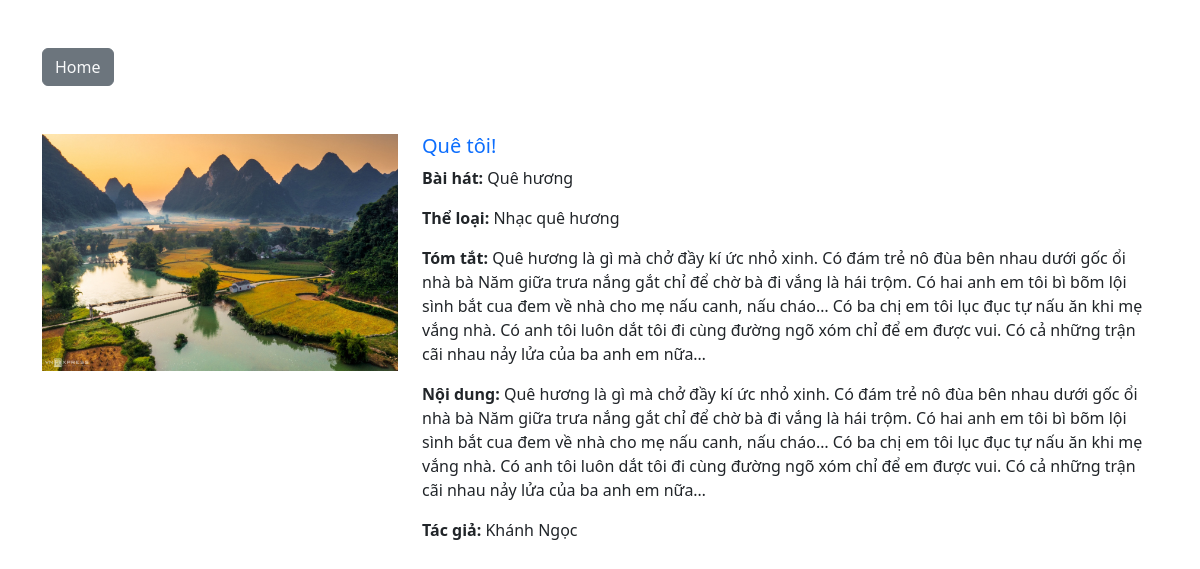
/detail.php?ma_bviet=4, run on the app's committed database.
### tables this page shows
CREATE TABLE `baiviet` (
  `ma_bviet` int(10) UNSIGNED NOT NULL,
  `tieude` varchar(200) NOT NULL,
  `ten_bhat` varchar(100) NOT NULL,
  `ma_tloai` int(10) UNSIGNED NOT NULL,
  `tomtat` text NOT NULL,
  `noidung` text DEFAULT NULL,
  `ma_tgia` int(10) UNSIGNED NOT NULL,
  `ngayviet` datetime NOT NULL DEFAULT current_timestamp(),
  `hinhanh` varchar(200) DEFAULT NULL
);

CREATE TABLE `theloai` (
  `ma_tloai` int(10) UNSIGNED NOT NULL,
  `ten_tloai` varchar(50) NOT NULL
);

CREATE TABLE `tacgia` (
  `ma_tgia` int(10) UNSIGNED NOT NULL,
  `ten_tgia` varchar(100) NOT NULL,
  `hinh_tgia` varchar(100) DEFAULT NULL
);

### detail.php (the view, shortened to what this page needs)
<?php
$ma_bviet = $_GET['ma_bviet'];
$conn = connectDB();
$query = "SELECT * FROM `baiviet` as bv JOIN `theloai` as tl JOIN `tacgia` as tg
            WHERE ma_bviet = '$ma_bviet' AND bv.ma_tloai = tl.ma_tloai AND tg.ma_tgia = bv.ma_tgia;";
$result = mysqli_query($conn, $query);
$data = mysqli_fetch_assoc($result);
?>
<!DOCTYPE html>
<html lang="en">
<head>
    <link href="https://cdn.jsdelivr.net/npm/bootstrap@5.3.0-alpha1/dist/css/bootstrap.min.css" rel="stylesheet">
    <link href="https://getbootstrap.com/docs/5.3/assets/css/docs.css" rel="stylesheet">
</head>
<body>
    <main class="container mt-5">
        <button type="button" class="btn btn-secondary mb-5">
            <a href="/CSE485_2023" class="text-decoration-none text-light">Home</a>
        </button>
        <div class="row mb-5">
            <div class="col-sm-4">
                <img src=<?= $data['hinhanh'] ?? "images/songs/cayvagio.jpg" ?> class="img-fluid" alt="...">
            </div>
            <div class="col-sm-8">
                <h5 class="card-title mb-2">
                    <a href="" class="text-decoration-none">
                        <?= $data['tieude']  ?>
                    </a>
                </h5>
                <p class="card-text">
                    <span class=" fw-bold">Bài hát: </span>
                    <?= ($data['ten_bhat'])   ?>
                </p>
                <p class="card-text">
                    <span class=" fw-bold">Thể loại: </span>
                    <?= ($data['ten_tloai'])   ?>
                </p>
                <p class="card-text">
                    <span class=" fw-bold">Tóm tắt: </span>
                    <?= ($data['tomtat'])   ?>
                </p>
                <p class="card-text">
                    <span class=" fw-bold">Nội dung: </span>
                    <?= ($data['noidung']) ?? $data['tomtat']  ?>
                </p>
                <p class="card-text">
                    <span class=" fw-bold">Tác giả: </span>
                    <?= ($data['ten_tgia'])   ?>
                </p>
            </div>
        </div>
    </main>
</body>
</html>

### data on the page
baiviet: hinhanh (picture), tieude "Quê tôi!", ten_bhat "Quê hương", theloai.ten_tloai "Nhạc quê hương", tomtat "Quê hương là gì mà chở đầy kí ức nhỏ xinh. Có đám trẻ nô đùa bên nhau dưới gốc ổi nhà bà Năm giữa trưa nắng gắt chỉ để chờ bà đi vắng là hái trộm. Có hai anh em tôi bì bõm lội sình bắt cua đem về nhà cho mẹ nấu canh, nấu cháo… Có ba chị em tôi lục đục tự nấu ăn khi mẹ vắng nhà. Có anh tôi luôn dắt tôi đi cùng đường ngõ xóm chỉ để em được vui. Có cả những trận cãi nhau nảy lửa của ba anh em nữa…", noidung+tomtat "Quê hương là gì mà chở đầy kí ức nhỏ xinh. Có đám trẻ nô đùa bên nhau dưới gốc ổi nhà bà Năm giữa trưa nắng gắt chỉ để chờ bà đi vắng là hái trộm. Có hai anh em tôi bì bõm lội sình bắt cua đem về nhà cho mẹ nấu canh, nấu cháo… Có ba chị em tôi lục đục tự nấu ăn khi mẹ vắng nhà. Có anh tôi luôn dắt tôi đi cùng đường ngõ xóm chỉ để em được vui. Có cả những trận cãi nhau nảy lửa của ba anh em nữa…", tacgia.ten_tgia "Khánh Ngọc"
